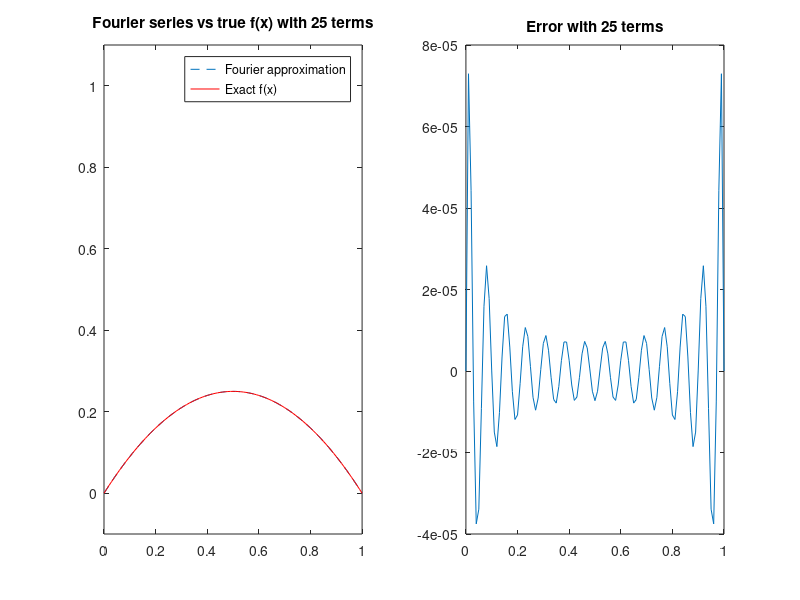

MATLAB code for this plot:
% fourier series demo - approximating functions with linear combinations of
% sines of different frequencies. 

% warning: demo may crap out for N > 25 due to the sines being very high
% frequency (hard to approximate with "quad")

N = 25; 
x = 0:.01:1;
f = @(x) x.*(1-x); % function to approximate by Fourier series - 0 boundary values
% f = @(x) 1-x; % function to approximate by Fourier series: nonzero boundary values
% f = @(x) ???; plug in your own function here and try.

val = zeros(size(x));
for n = 1:N
    % matlab function for approximating an integral, does poorly when n is
    % too large (> 20 ish).
    cn = quad(@(x) sqrt(2)*sin(n*pi*x).*f(x),0,1,1e-12); 
    
    val = val + cn*sin(n*pi*x)*sqrt(2);  % sum up terms
    
    clf % clear figure
    subplot(1,2,1)    
    plot(x,val,'--');
    hold on;
    plot(x,f(x),'r-')
    legend('Fourier approximation', 'Exact f(x)')
    title(sprintf('Fourier series vs true f(x) with %i terms',n))    
    axis([0 1 -.1 1.1])
    
    subplot(1,2,2)
    plot(x,f(x)-val)
    title(sprintf('Error with %i terms',n))
    pause
end
